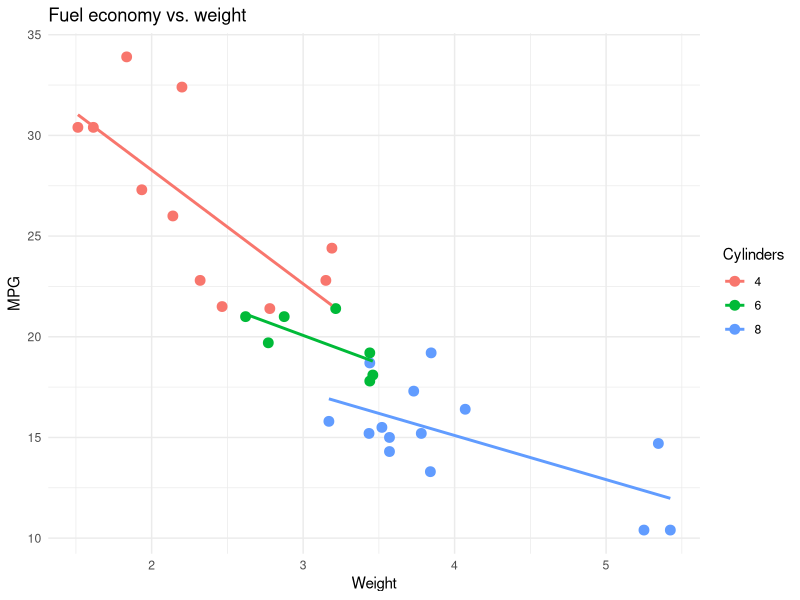

This chart was generated by the following R code:
## ---- chunk 1
library(tidyverse)

# Example data summary
mtcars |>
  group_by(cyl) |>
  summarize(
    avg_mpg = mean(mpg, na.rm = TRUE),
    n = n(),
    .groups = "drop"
  )
## ---- chunk 2
ggplot(mtcars, aes(x = wt, y = mpg, color = factor(cyl))) +
  geom_point(size = 3) +
  geom_smooth(method = "lm", se = FALSE) +
  labs(
    title = "Fuel economy vs. weight",
    x = "Weight",
    y = "MPG",
    color = "Cylinders"
  ) +
  theme_minimal()
